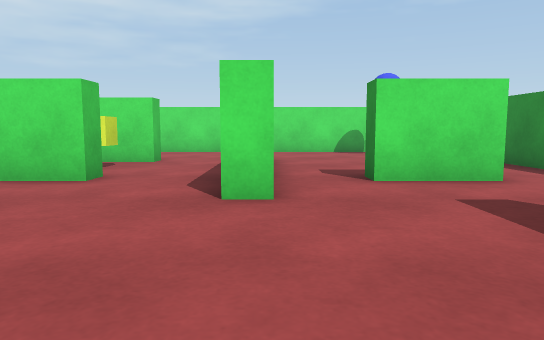
[1] (above)

17 first-person views from a walk through a scene from a Unity 3-D project. The camera is 0.4 m above the floor, tilts 6° down and sees 70° across. The floor is counted in squares, 0.5 m on a side. Each view is taken from the middle of a square. On the plan, view 1 faces up. The plan holds only what a view shows up to about 12 squares ahead; the rest is blank.

[2]
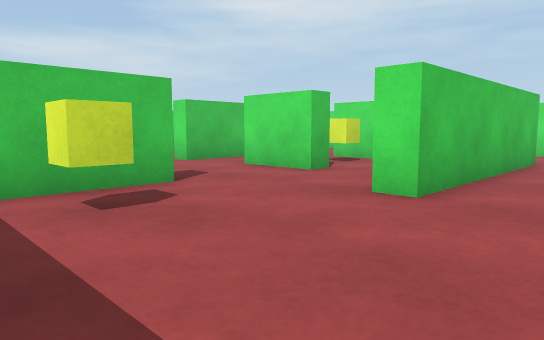

[3]
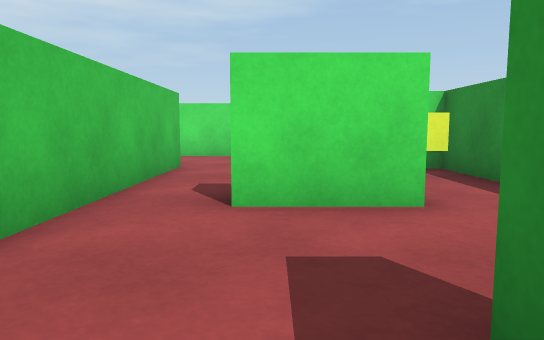

[4]
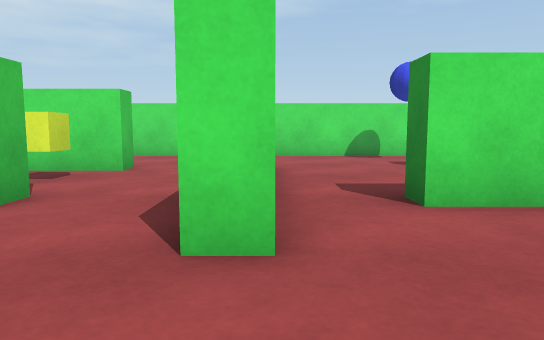

[5]
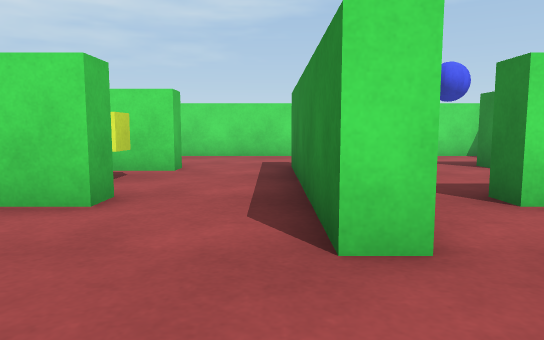

[6]
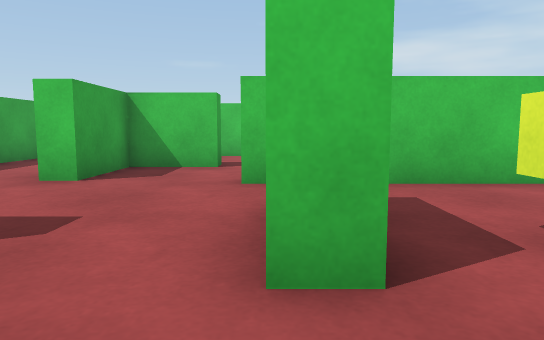

[7]
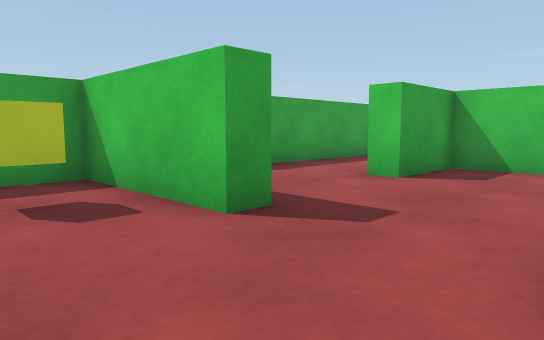

[8]
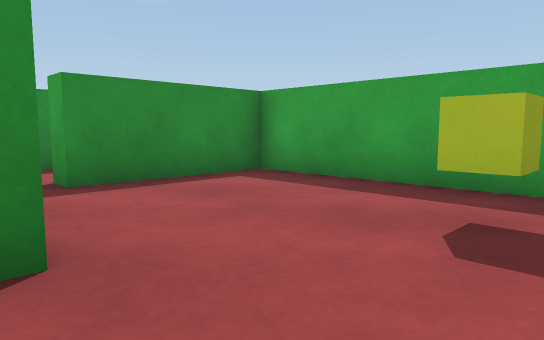

[9]
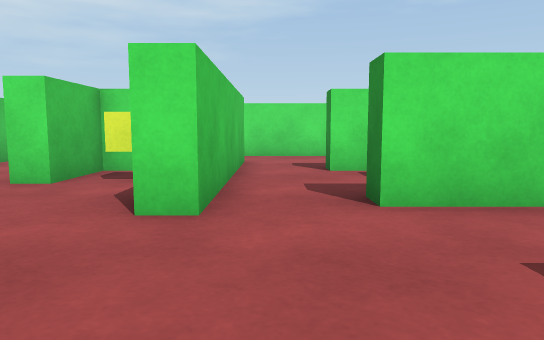

[10]
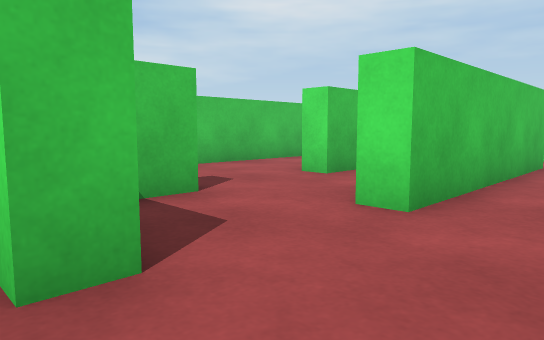

[11]
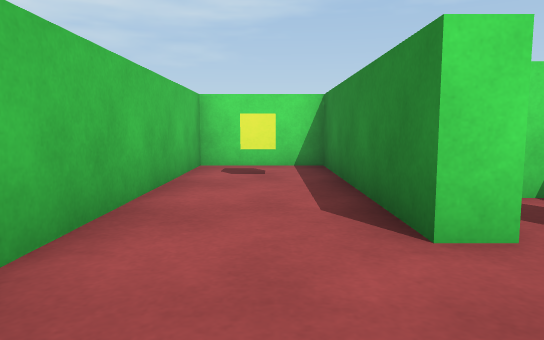

[12]
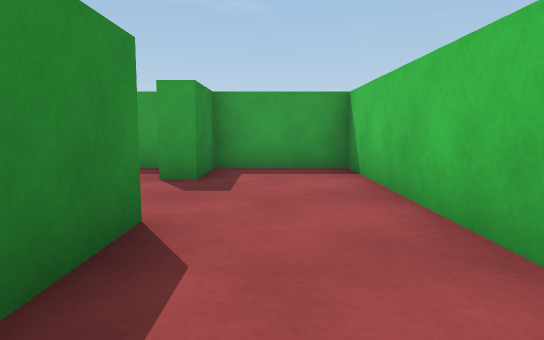

[13]
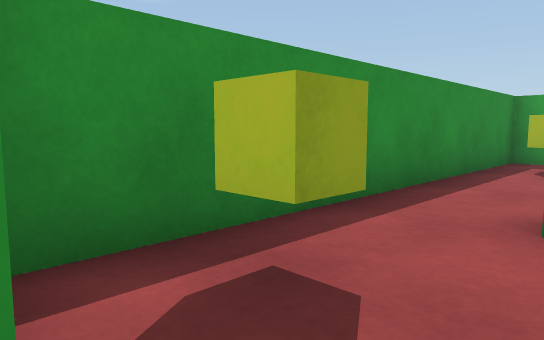

[14]
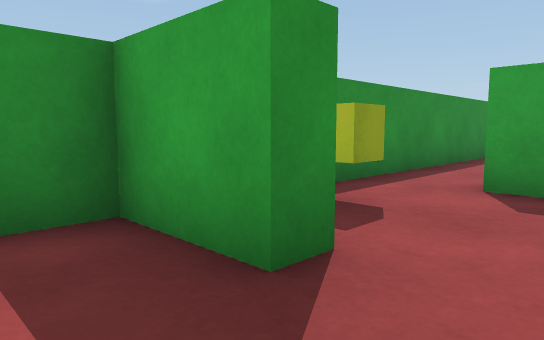

[15]
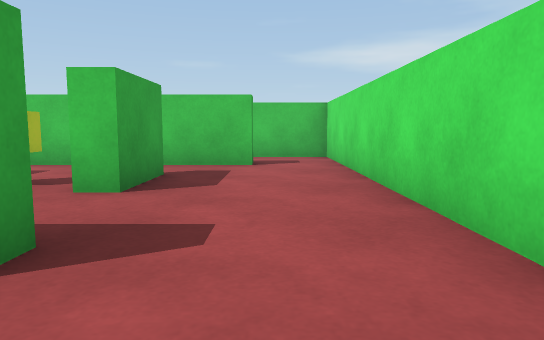

[16]
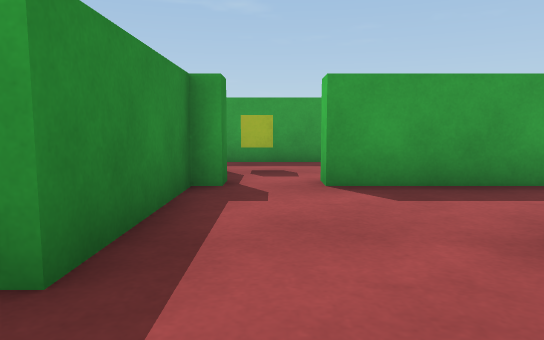

[17]
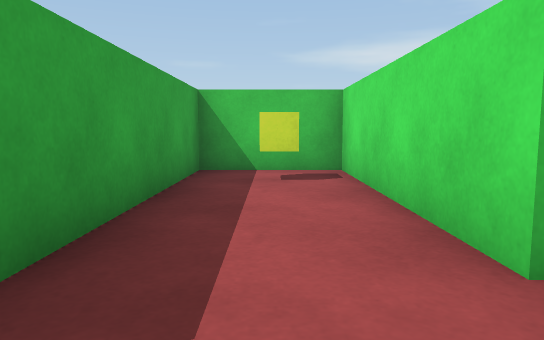

### Floor plan
Points are (right, up) in squares from view 1. A wall is a line through its corners. A room is listed if a view was taken in it or the views show most of it. See-through windows are left out.
Room 1 (views 1, 2, 3, 4, 5)
walls: (0, 4.4) (-0.6, 4.4); (-3.3, 3.2) (-3.3, -0.4) (2.7, -0.4) (2.7, 3.2)
ways out: opening at (-0.4, 4) to room 2
objects: cube (-2, 1) to (-2, 2)
Room 2 (views 6, 7, 8, 9, 10, 13, 14, 15, 16)
walls: (-0.6, 4.4) (-0.6, 10.4) (0, 10.4) (0, 4.4); (-3.9, 3) (-3.2, 3); (2.7, 3.2) (3.4, 3.2); (-6.7, 11.6) (-6.7, 5.6) (-7.4, 5.6); (-3.9, 1.5) (-3.9, 3.2); (-7, 3) (-7, 2.4); (5.2, 13.6) (-7.6, 13.6); (4.8, -0.4) (5.5, -0.4) (5.5, 11.5)
ways out: opening at (-0.4, 4) to room 1; opening at (-7, 4.5) to room 3; opening at (-5.5, 2.5) to room 4; opening at (-7, 12.5) to room 5
objects: green block (-5, 6) to (-3, 6); green block (-5, 10) to (-3, 10); cube (-4, 8) to (-3, 8); green block (2, 6) to (3, 6); cube (4, 1) to (5, 1); cube (4, 8) to (5, 9); green block (4, 10) to (5, 10)
Room 3 (views 11, 12)
walls: (-9.3, 7.7) (-9.9, 7.7) (-9.9, 13.6) (-12.6, 13.6) (-12.6, 3) (-7, 3)
ways out: opening at (-7, 4.5) to room 2
objects: cube (-11, 12); green block (-10, 4) to (-9, 5)
Room 4 (view 17)
walls: (-7, 2.4) (-12.6, 2.4) (-12.6, -0.4) (-5.8, -0.4) (-5.8, -1.1); (-4.3, -1.1) (-4.3, -0.4); (-3.9, -0.4) (-3.9, 1.5)
ways out: opening at (-5.5, 2.5) to room 2; opening at (-5, -1)
objects: cube (-11, 1)
Room 5 (no view inside)
walls: (-9.3, 9.5) (-9.3, 7.7); (-7.6, 13.6) (-9.3, 13.6) (-9.3, 11.4)
ways out: opening at (-7, 12.5) to room 2
objects: green block (-9, 9) to (-8, 10); cube (-8, 8)

Positions as (right, up) in squares from view 1, and headings:
1: (0, 0), facing up
2: (2, 0), facing up-left
3: (2, 2), facing up
4: (0, 2), facing up
5: (-1, 2), facing up
6: (-1, 6), facing left
7: (-1, 6), facing down-left
8: (-3, 5), facing down-right
9: (-6, 2), facing up
10: (-5, 2), facing up-left
11: (-11, 5), facing up
12: (-11, 11), facing down
13: (3, 10), facing down-right
14: (2, 12), facing down-right
15: (2, 12), facing left
16: (-5, 5), facing down
17: (-5, 1), facing left
